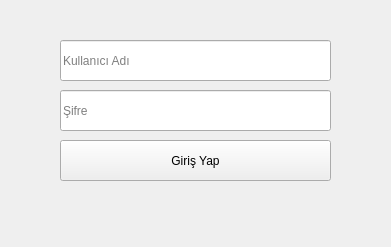
<?xml version="1.0" encoding="UTF-8"?>
<ui version="4.0">
 <class>Form</class>
 <widget class="QWidget" name="Form">
  <property name="geometry">
   <rect>
    <x>0</x>
    <y>0</y>
    <width>391</width>
    <height>247</height>
   </rect>
  </property>
  <property name="minimumSize">
   <size>
    <width>391</width>
    <height>247</height>
   </size>
  </property>
  <property name="maximumSize">
   <size>
    <width>391</width>
    <height>281</height>
   </size>
  </property>
  <property name="windowTitle">
   <string>Yönetici Girişi</string>
  </property>
  <property name="windowIcon">
   <iconset resource="icon.qrc">
    <normaloff>:/icon/icons/books.png</normaloff>:/icon/icons/books.png</iconset>
  </property>
  <widget class="QPushButton" name="pushButton">
   <property name="geometry">
    <rect>
     <x>60</x>
     <y>140</y>
     <width>271</width>
     <height>41</height>
    </rect>
   </property>
   <property name="text">
    <string>Giriş Yap</string>
   </property>
  </widget>
  <widget class="QLineEdit" name="lineEdit">
   <property name="geometry">
    <rect>
     <x>60</x>
     <y>40</y>
     <width>271</width>
     <height>41</height>
    </rect>
   </property>
   <property name="placeholderText">
    <string>Kullanıcı Adı</string>
   </property>
  </widget>
  <widget class="QLineEdit" name="lineEdit_2">
   <property name="geometry">
    <rect>
     <x>60</x>
     <y>90</y>
     <width>271</width>
     <height>41</height>
    </rect>
   </property>
   <property name="echoMode">
    <enum>QLineEdit::Password</enum>
   </property>
   <property name="placeholderText">
    <string>Şifre</string>
   </property>
  </widget>
  <widget class="QLabel" name="label_2">
   <property name="geometry">
    <rect>
     <x>60</x>
     <y>190</y>
     <width>271</width>
     <height>31</height>
    </rect>
   </property>
   <property name="text">
    <string/>
   </property>
   <property name="alignment">
    <set>Qt::AlignCenter</set>
   </property>
  </widget>
 </widget>
 <resources>
  <include location="icon.qrc"/>
 </resources>
 <connections/>
</ui>
